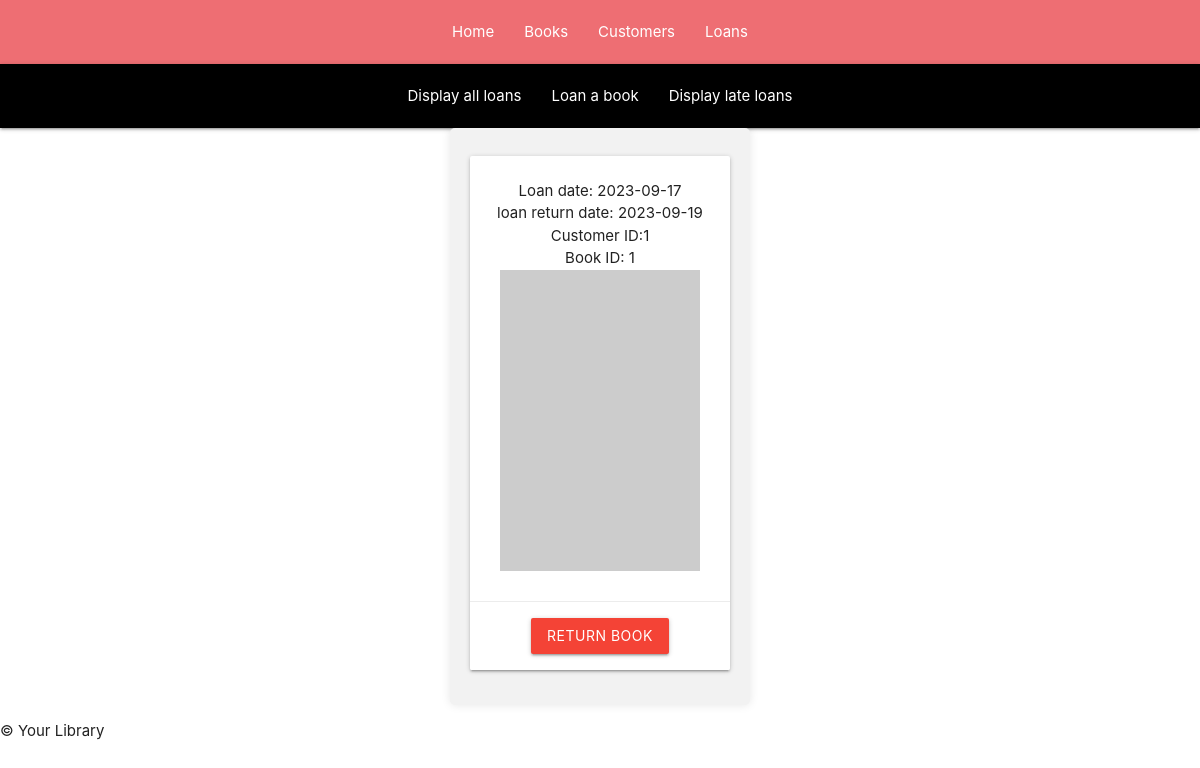
Page /loans on the committed database.
### tables this page shows
CREATE TABLE loans(
                id INTEGER PRIMARY KEY,
                LoanDate TEXT,
                ReturnDate TEXT,
                CustID INTEGER,
                BookID INTEGER,
                FOREIGN KEY (CustID) REFERENCES customers(id),
                FOREIGN KEY (BookID) REFERENCES books(id)
            );

### app.py (the view)
@app.route('/loans', methods=['GET'])
def displayLoans():
    all_loans = loan_instance.displayAllLoans()
    return render_template("displayloans.html", loans=all_loans)

### tools/loans.py (called while the page is built)
    def displayAllLoans(self):
        self.cur.execute('''SELECT * FROM loans ''')
        all_loans=self.cur.fetchall()
        return all_loans

### templates/displayloans.html (shortened to what this page needs)
{% extends "index.html" %}
{% block content %}
<div>
    <nav class="nav-wrapper" style="background-color: black;">
        <ul id="nav-mobile" class="centered-nav">
        <li><a href="/loans">Display all loans</a></li>
        <li><a href="/loans/addloan">Loan a book</a></li>
        <li><a href="/loans/lateloans">Display late loans</a></li>
        </ul>
    </nav>
    <div class="container">
        {% for loan in loans %}
        <div class="col s2 m2">
            <div class="card">
                <div class="card-content">
                    <p>Loan date: {{ loan[1] }}</p>
                    <p>loan return date: {{ loan[2] }}</p>
                    <p>Customer ID:{{ loan[3] }}</p>
                    <p>Book ID: {{ loan[4] }}</p>
                    <img src="https://picsum.photos/200/30{{loan[0]}}">
                </div>
                <div class="card-action">
                    <form method="POST" action="{{ url_for('removeLoan') }}">
                        <button type="submit" class="btn red">Return Book</button>
                    </form>
                </div>
            </div>
        </div>
        {% endfor %}
    </div>
</div>
{% endblock %}

### templates/index.html (style rules this page uses)
.container { background-color: #f2f2f2; padding: 20px; border-radius: 5px; box-shadow: 0 0 10px rgba(0, 0, 0, 0.1); text-align: center; width: 90%; max-width: 600px; margin: 0 auto; }
.centered-nav { display: flex; align-items: center; justify-content: center; }
.container { background-color: #f2f2f2; padding: 20px; border-radius: 5px; box-shadow: 0 0 10px rgba(0, 0, 0, 0.1); text-align: center; width: 300px; }

### rows in the picture
loans: LoanDate "2023-09-17", ReturnDate "2023-09-19", CustID "1", BookID "1"
